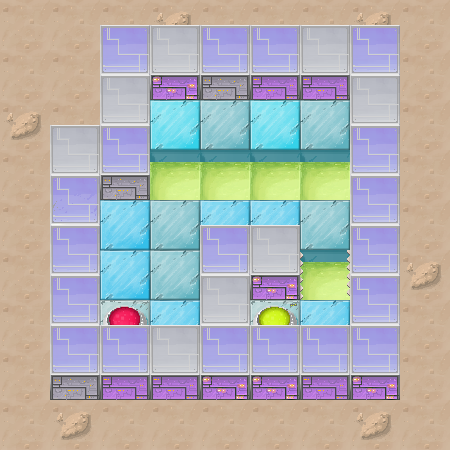

This game map was drawn from its Tiled (.tmx) file and the tilesets committed beside it. A one-line description and the trimmed map source follow:
An orthogonal 9x9 tile map with 50x50 px tiles, 3 tile layers (collision, floor, wall), 6 tilesets and 5 objects (finish, player, generator, trap).

<map version="1.0" orientation="orthogonal" width="9" height="9" tilewidth="50" tileheight="50">
 <tileset firstgid="1" name="floor" tilewidth="50" tileheight="50">
  <image source="../img/floor.png" width="250" height="150" />
 </tileset>
 <tileset firstgid="16" name="walls" tilewidth="50" tileheight="75">
  <image source="../img/walls.png" width="200" height="75" />
 </tileset>
 <tileset firstgid="20" name="collision" tilewidth="50" tileheight="50">
  <image source="../img/collision.png" width="100" height="50" />
  <tile id="0">
   <properties>
    <property name="type" value="solid" />
   </properties>
  </tile>
  <tile id="1">
   <properties>
    <property name="type" value="solid" />
    <property name="water" value="true" />
   </properties>
  </tile>
 </tileset>
 <tileset firstgid="22" name="moving_block" tilewidth="50" tileheight="75">
  <image source="../img/moving_block.png" width="50" height="75" />
 </tileset>
 <tileset firstgid="23" name="generator" tilewidth="50" tileheight="75">
  <image source="../img/generator.png" width="100" height="75" />
 </tileset>
 <tileset firstgid="25" name="trap" tilewidth="50" tileheight="50">
  <image source="../img/trap.png" width="50" height="100" />
 </tileset>
 <layer name="collision" width="9" height="9">
  <data>[81 cells, 33 non-empty, 2 distinct tile ids]</data>
 </layer>
 <layer name="floor" width="9" height="9">
  <data>[81 cells, 81 non-empty, 12 distinct tile ids]</data>
 </layer>
 <objectgroup name="objects" width="9" height="9">
  <object name="finish" x="250" y="300" width="50" height="50" />
  <object name="player" x="100" y="275" width="50" height="75" />
  <object x="300" y="150" width="50" />
  <object name="generator" x="300" y="75" width="50" height="75">
   <properties>
    <property name="activate" value="id1" />
   </properties>
  </object>
  <object name="trap" x="300" y="250" width="50" height="50">
   <properties>
    <property name="id" value="id1" />
   </properties>
  </object>
 </objectgroup>
 <layer name="wall" width="9" height="9">
  <data>[81 cells, 27 non-empty, 3 distinct tile ids]</data>
 </layer>
</map>
